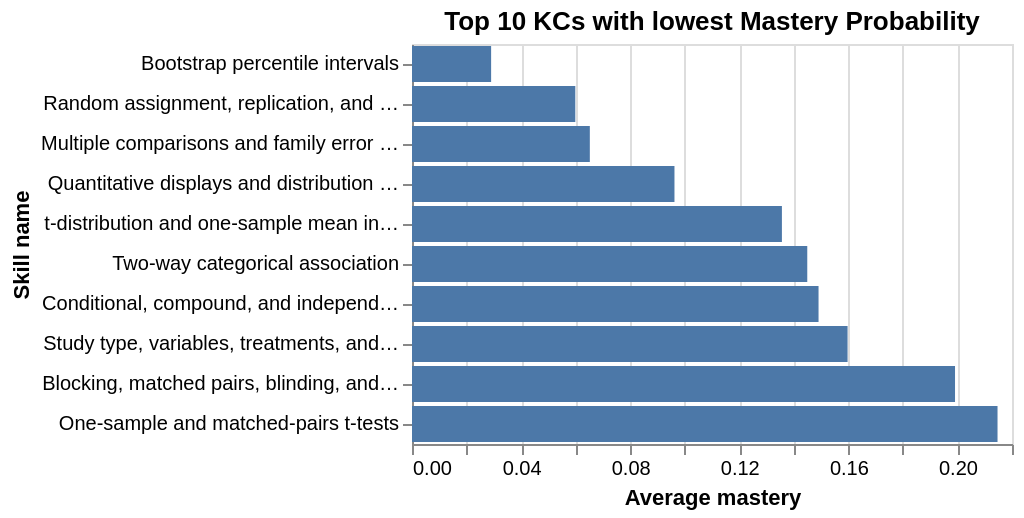

The notebook cell this image was saved under:
### Code cell
alt.Chart(kc_difficulty[:10]).mark_bar().encode(
    x=alt.X('avg_mastery', title = 'Average mastery'),
    y=alt.Y('modeling_kc_label', sort='x', title = 'Skill name'),
    tooltip=alt.Tooltip(['avg_mastery'], title = 'Average mastery')
).properties(
    title = 'Top 10 KCs with lowest Mastery Probability',
)

### Figure 1 — Vega-Lite specification as saved in the notebook (floating-point values rounded to 4 significant figures)
{"config": {"view": {"continuousWidth": 300, "continuousHeight": 300}}, "data": {"name": "data-60414a4c75ad65745125727c7408f272"}, "mark": {"type": "bar"}, "encoding": {"tooltip": [{"field": "avg_mastery", "title": "Average mastery", "type": "quantitative"}], "x": {"field": "avg_mastery", "title": "Average mastery", "type": "quantitative"}, "y": {"field": "modeling_kc_label", "sort": "x", "title": "Skill name", "type": "nominal"}}, "title": "Top 10 KCs with lowest Mastery Probability", "$schema": "https://vega.github.io/schema/vega-lite/v6.4.1.json", "datasets": {"data-60414a4c75ad65745125727c7408f272": [{"modeling_kc_label": "Bootstrap percentile intervals", "avg_mastery": 0.02901}, {"modeling_kc_label": "Random assignment, replication, and causal conclusions", "avg_mastery": 0.05988}, {"modeling_kc_label": "Multiple comparisons and family error rate", "avg_mastery": 0.0652}, {"modeling_kc_label": "Quantitative displays and distribution description", "avg_mastery": 0.09624}, {"modeling_kc_label": "t-distribution and one-sample mean intervals", "avg_mastery": 0.1356}, {"modeling_kc_label": "Two-way categorical association", "avg_mastery": 0.1449}, {"modeling_kc_label": "Conditional, compound, and independent-event probability", "avg_mastery": 0.1491}, {"modeling_kc_label": "Study type, variables, treatments, and experimental units", "avg_mastery": 0.1597}, {"modeling_kc_label": "Blocking, matched pairs, blinding, and confounding", "avg_mastery": 0.1991}, {"modeling_kc_label": "One-sample and matched-pairs t-tests", "avg_mastery": 0.2147}]}}
